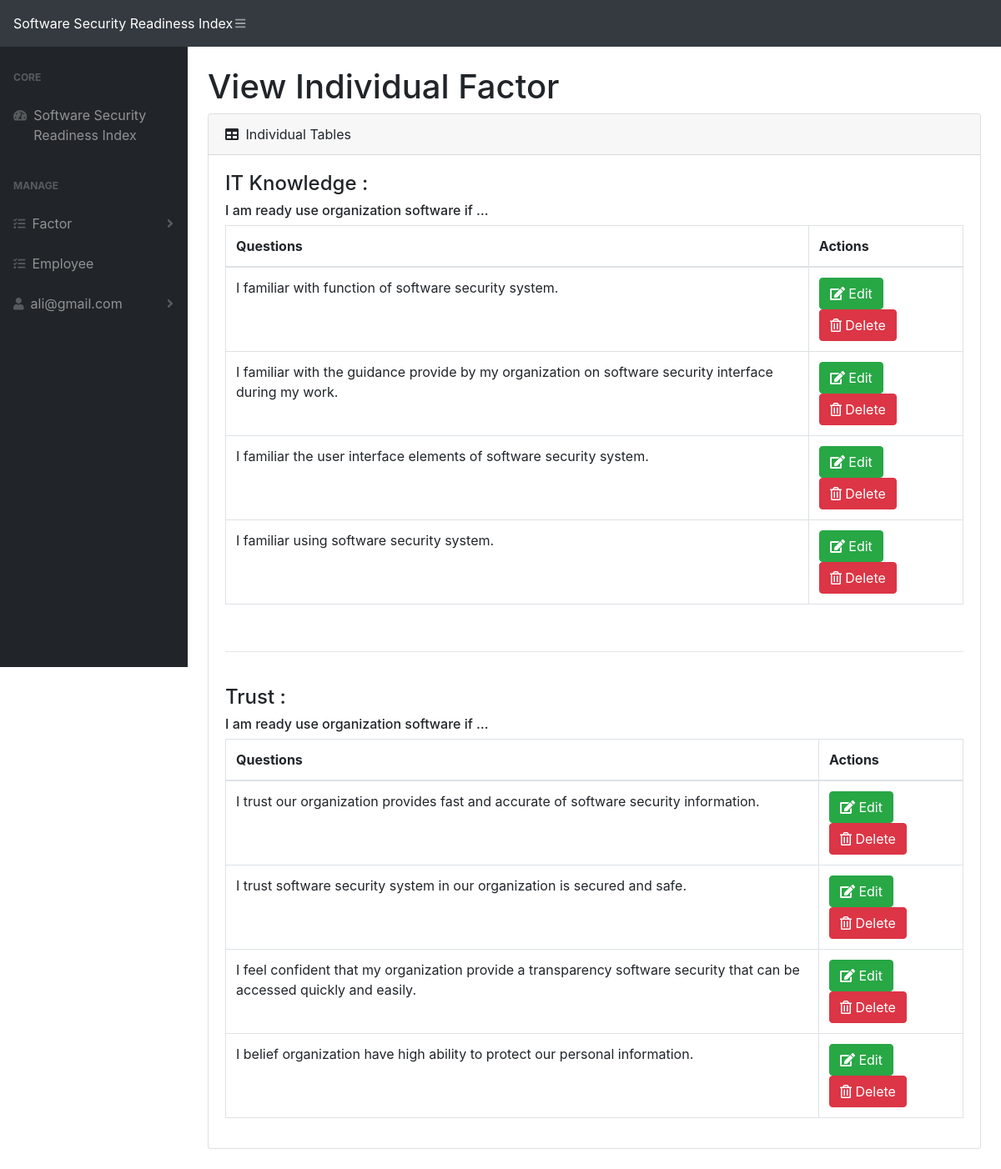
Page /admin/individual.php (signed in) on the committed database.
### tables this page shows
CREATE TABLE `user` (
  `user_id` int(11) NOT NULL,
  `user_name` varchar(255) NOT NULL,
  `user_email` varchar(255) NOT NULL,
  `user_phone_num` varchar(255) NOT NULL,
  `user_password` varchar(255) NOT NULL,
  `gender` varchar(10) NOT NULL,
  `em_department` varchar(50) NOT NULL,
  `em_sector` varchar(50) NOT NULL,
  `user_role` varchar(255) NOT NULL
);

CREATE TABLE `question` (
  `question_id` int(11) NOT NULL,
  `question` varchar(500) NOT NULL,
  `title_id` int(11) NOT NULL
);

### admin/individual.php (the view, shortened to what this page needs)
<?php
include("../include/dbConn.php");
?>
<!DOCTYPE html>
<html lang="en">
    <head>
        <link href="css/styles.css" rel="stylesheet" />
        <link href="https://cdn.datatables.net/1.10.20/css/dataTables.bootstrap4.min.css" rel="stylesheet" />
    </head>
    <body class="sb-nav-fixed">
        <?php
        include("include/header.php");
        ?>
        <div id="layoutSidenav">
            <div id="layoutSidenav_nav">
                <nav class="sb-sidenav accordion sb-sidenav-dark" id="sidenavAccordion">
                    <div class="sb-sidenav-menu">
                        <div class="nav">
                            <div class="sb-sidenav-menu-heading">Core</div>
                            <a class="nav-link" href="index.php">
                                <div class="sb-nav-link-icon mb-4"><i class="fas fa-tachometer-alt"></i></div>
                                Software Security Readiness Index
                            </a>
                            <div class="sb-sidenav-menu-heading">Manage</div>
                            <a class="nav-link collapsed" href="#" data-toggle="collapse" data-target="#collapseLayouts" aria-expanded="false" aria-controls="collapseLayouts">
                                <div class="sb-nav-link-icon"><i class="fas fa-tasks"></i></div>
                                Factor
                                <div class="sb-sidenav-collapse-arrow"><i class="fas fa-angle-down"></i></div>
                            </a>
                            <a class="nav-link" href="employee.php">
                                <div class="sb-nav-link-icon"><i class="fas fa-tasks"></i></div>
                                 Employee
                            </a>
                            <a class="nav-link collapsed" href="#collap" data-toggle="collapse" data-target="#collap" aria-expanded="false" aria-controls="collap">
                                <div class="sb-nav-link-icon"><i class="fas fa-user"></i></div>
                                <?php echo $run['user_email']; ?>
                                <div class="sb-sidenav-collapse-arrow"><i class="fas fa-angle-down"></i></div>
                            </a>
                    </div>
                </nav>
            </div>
            <div id="layoutSidenav_content">
                <main>
                    <div class="container-fluid">
                        <h1 class="mt-4">View Individual Factor</h1>
                        <div class="card mb-4">
                            <div class="card-header">
                                <i class="fas fa-table mr-1"></i>
                                Individual Tables
                            </div>
                            <div class="card-body">
                                <div class="table-responsive">
                                    <table class="table table-bordered" id="" width="100%" cellspacing="0" >
                                        <thead>
                                            <h4 >  IT Knowledge :</h4>
                                            <h6 >  I am ready use organization software if …</h6>
                                            <tr>
                                                <th>Questions</th>
                                                <th>Actions</th>
                                            </tr>
                                        </thead>
                                        <tbody>
                                            <?php
                                                    $inQAll=mysqli_query($con,"select * from question JOIN title ON question.title_id=  title.title_id JOIN subfactor ON title.subfactor_id = subfactor.subfactor_id  where subfactor_name= 'IT KNOWLEDGE'");
                                                while( $inQDetails=mysqli_fetch_array($inQAll) ){ ?>
                                            <tr>
                                                <td><?php echo $inQDetails['question']; ?></td>
                                                <td>
                                                      <button type="button" class="btn btn-success editInKnbtn" data-toggle="modal" data-target="#editInKn"><i class="fas fa-edit"></i> Edit</button>
                                                      <button type="button" class="btn btn-danger deleteInKnbtn" data-toggle="modal" data-target="#deleteInKn"><i class="far fa-trash-alt"></i> Delete</button>
                                                </td>
                                            </tr>
                                           <?php } ?>
                                        </tbody>
                                    </table>
                                    <br>
                                    <hr>
                                    <br>
                                    <table class="table table-bordered" id="" width="100%" cellspacing="0" >
                                        <thead>
                                            <h4 >  Trust :</h4>
                                            <h6 >  I am ready use organization software if …</h6>
                                            <tr>
                                                <th>Questions</th>
                                                <th>Actions</th>
                                            </tr>
                                        </thead>
                                        <tbody>
                                            <?php
                                                    $inQAllT=mysqli_query($con,"select * from question JOIN title ON question.title_id=  title.title_id JOIN subfactor ON title.subfactor_id = subfactor.subfactor_id  where subfactor_name= 'Trust'");
                                                while( $inQDetailsT=mysqli_fetch_array($inQAllT) ){ ?>
                                            <tr>
                                                <td><?php echo $inQDetailsT['question']; ?></td>
                                                <td>
                                                      <button type="button" class="btn btn-success editIntrbtn" data-toggle="modal" data-target="#editIntr"><i class="fas fa-edit"></i> Edit</button>
                                                      <button type="button" class="btn btn-danger deleteInTrubtn" data-toggle="modal" data-target="#deleteInTru"><i class="far fa-trash-alt"></i> Delete</button>
                                                </td>
                                            </tr>
                                           <?php } ?>
                                        </tbody>
                                    </table>
                                </div>
                            </div>
                        </div>
                    </div>
                </main>
            </div>
        </div>
    </body>
</html>

### admin/include/header.php (shortened to what this page needs)
<?php
include("../include/dbConn.php");
$idA=$_SESSION['user_id'];
$adminPro=mysqli_query($con,"select * from user where user_id='$idA'");
$run= mysqli_fetch_assoc($adminPro);
?>
        <nav class="sb-topnav navbar navbar-expand navbar-dark bg-dark">
            <a class="navbar-brand" href="index.php">Software Security Readiness Index</a>
            <button class="btn btn-link btn-sm order-1 order-lg-0 ml-5" id="sidebarToggle" href="#"><i class="fas fa-bars"></i></button>
        </nav>

### rows in the picture
user: user_email "ali@gmail.com"
question: question "I familiar with function of software security system."
question: question "I familiar with the guidance provide by my organization on software security interface during my work."
question: question "I familiar the user interface elements of software security system."
question: question "I familiar using software security system."
question: question "I trust our organization provides fast and accurate of software security information."
question: question "I trust software security system in our organization is secured and safe."
question: question "I feel confident that my organization provide a transparency software security that can be accessed quickly and easily."
question: question "I belief organization have high ability to protect our personal information."
